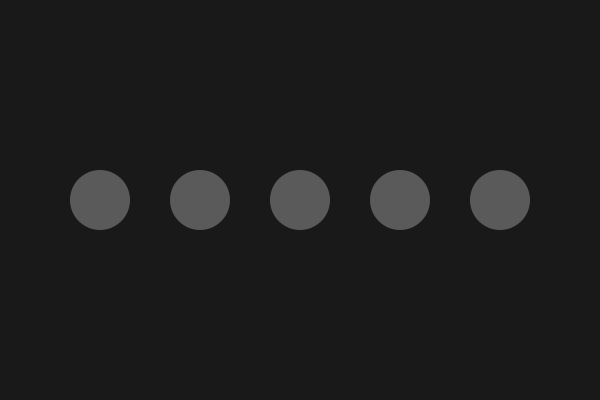
Frame 1 (no input)
Frame 60 (the mouse pressed at the canvas centre just before this capture): identical to frame 1, image omitted
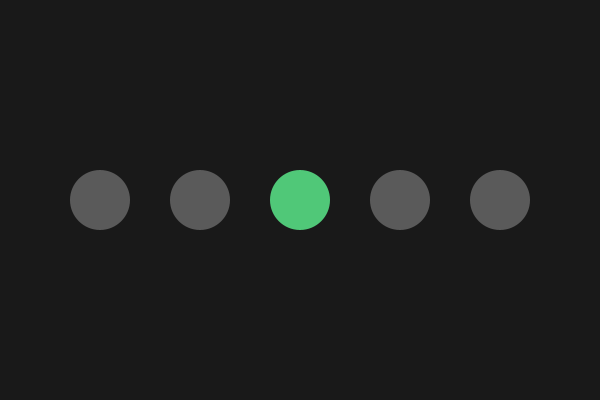
Frame 120 (the mouse held since frame 60 and released just before this capture)

The Processing sketch that drew these frames (run headless with seeded random() and noise(); from frame 60 on, the mouse is pressed at the canvas centre):

// Processing sketch: Day_4_Basic
// ── Day_4_Basic.pde
// Day 4 Basic Demo - Arrays of Objects II
// Introduces: an ArrayList of objects that REACT to the mouse.
//
// Each Target in the list checks for itself whether the mouse is hovering
// over it and whether it has been clicked. The main sketch just loops.

ArrayList<Target> targets = new ArrayList<Target>();

void setup() {
  size(600, 400);

  // --- BUILD A ROW OF TARGETS ---
  for (int i = 0; i < 5; i++) {
    float x = map(i, 0, 4, 100, width - 100);
    targets.add(new Target(x, height / 2));
  }
}

void draw() {
  background(25);

  // --- LOOP AND LET EACH TARGET DRAW ITSELF ---
  for (int i = 0; i < targets.size(); i++) {
    targets.get(i).show();
  }
}

// --- CLICK FLIPS A TARGET'S "hit" FLAG ---
void mousePressed() {
  for (int i = 0; i < targets.size(); i++) {
    Target t = targets.get(i);
    if (t.isHovered()) {
      t.hit = true;
    }
  }
}

// --- THE TARGET CLASS ---
class Target {
  float x, y;
  float s = 60;
  boolean hit = false;

  Target(float sx, float sy) {
    x = sx;
    y = sy;
  }

  boolean isHovered() {
    return dist(mouseX, mouseY, x, y) < s / 2;
  }

  void show() {
    // Color depends on state.
    if (hit)              fill(80, 200, 120);   // hit
    else if (isHovered()) fill(220);            // hovered
    else                  fill(90);             // idle

    noStroke();
    circle(x, y, s);
  }
}

// KEY IDEAS:
// - Each object in the list keeps its own state (hit is per-Target).
// - isHovered() uses mouseX/mouseY inside the class — the object checks itself.
// - mousePressed() loops the list and asks every Target if it was clicked.
// - The main sketch stays tiny; the class does the work.
